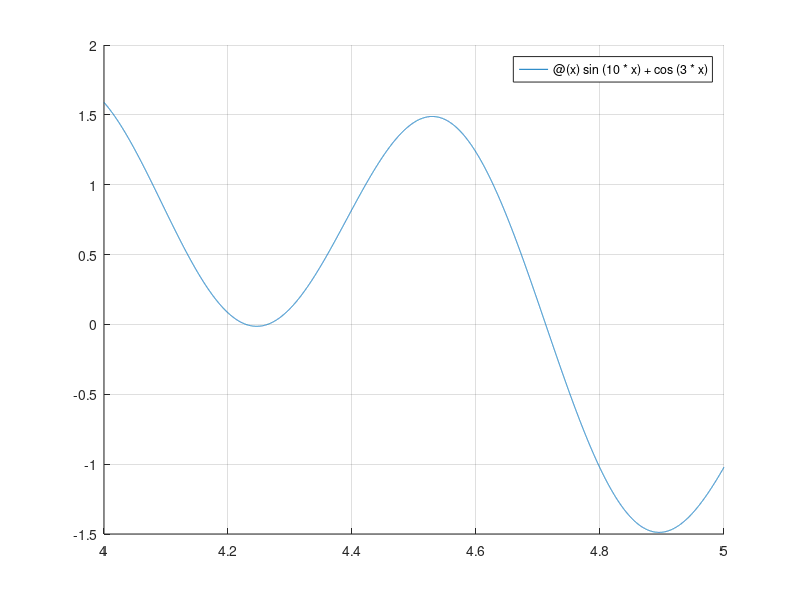

MATLAB code for this plot: (Note: this script raises an error after producing the figure.)
% German Heim
% Ej 5
clear all
close all
clc

f=@(x) sin(10*x)+cos(3*x);
hold on
grid on
fplot(f, [4, 5])

raiz_ci=newton_raphson(f, 4.25, (10.0e-6)*100, 1000); % Verbose output, 4.26359
% El *100 es para pasar pocentual, mi funcion utiliza porcentual

fzero(f, 4.25); %4.2290
fzero(f, 5); %4.7124